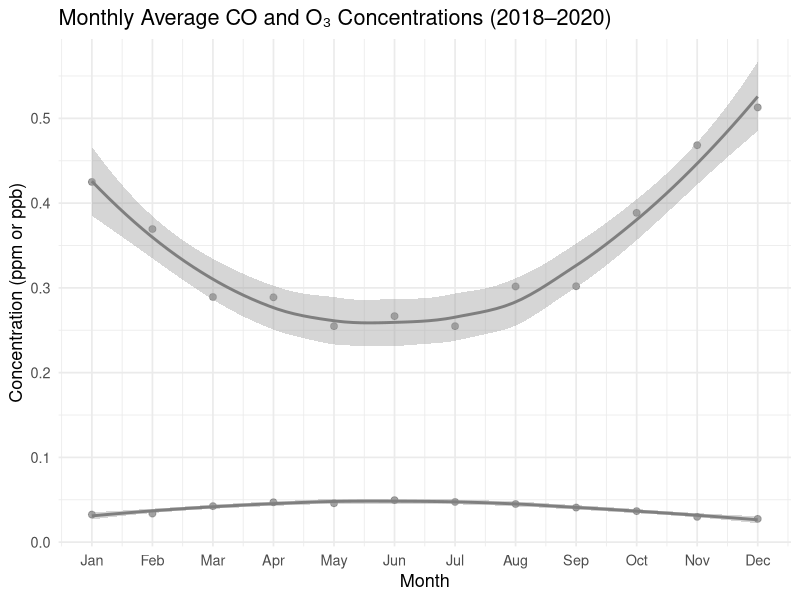
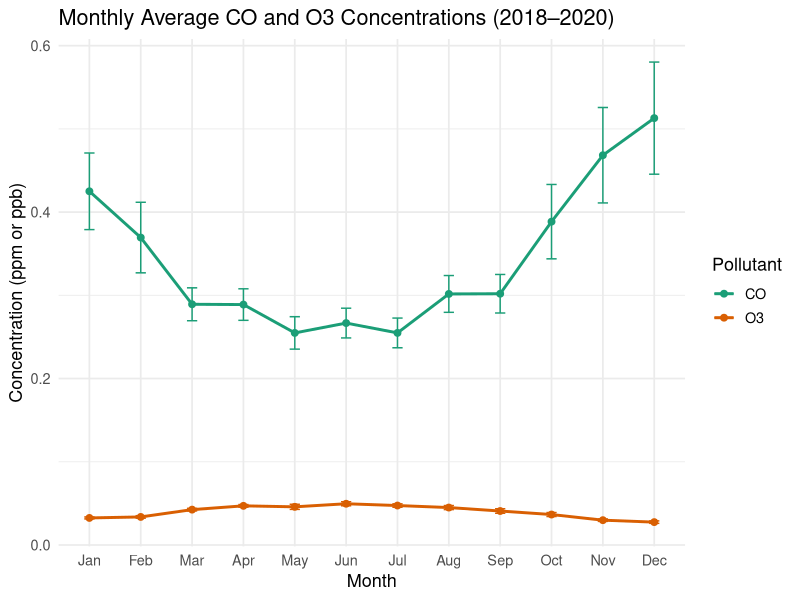
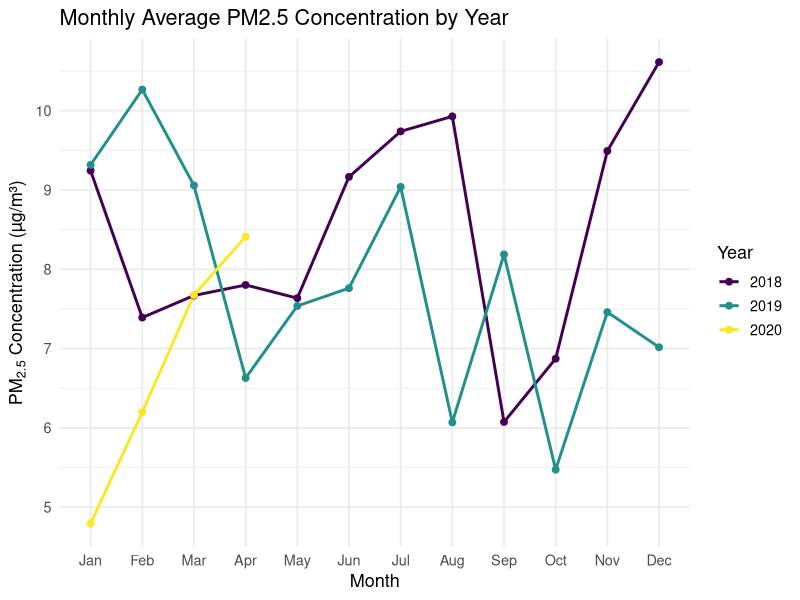

Generate these figures, in order, with R:
## ---- chunk 1
knitr::opts_chunk$set(include = FALSE)
library(dplyr)
library(tidyr)
library(stringr)
library(readr)
library(lubridate)
library(ggplot2)
## ---- chunk 2
data_2018 = read.csv("project 2 data/AQ_2018.csv")
data_2019 = read.csv("project 2 data/AQ_2019.csv")
data_2020 = read.csv("project 2 data/AQ_2020.csv")
## ---- chunk 3
clean_func = function(data) { 
  data %>% 
    # Rename pollutant concentration columns
    rename(
      co = "Daily.Max.8.hour.CO.Concentration",
      pm25 = "Daily.Mean.PM2.5.Concentration",
      o3 = "Daily.Max.8.hour.Ozone.Concentration"
    ) %>%
    # Format date variable
    mutate(
      Date = mdy(Date)      
    ) %>%
    # When pollutants are negative -> set them to 0
    mutate(                
      co = if_else(co < 0, 0, co),
      pm25 = if_else(pm25 < 0, 0, pm25),
      o3 = if_else(o3 < 0, 0, o3)
    ) %>%
    # Collapse to one row per day by taking the daily average
     group_by(Date) %>%     
    summarise(
      co = mean(co, na.rm = TRUE),
      pm25 = mean(pm25, na.rm = TRUE),
      o3 = mean(o3, na.rm = TRUE),
      .groups = "drop"
    ) %>%
    # Remove duplicates
    distinct() %>%
    # Select only important columns
    select(c(Date,co, pm25, o3))     
  }
## ---- chunk 4
clean_2018 = clean_func(data_2018)
clean_2019 = clean_func(data_2019)
clean_2020 = clean_func(data_2020)
## ---- chunk 5
all_data = bind_rows(
  clean_2018 %>% mutate(
    year = 2018,
    month = month(Date, label = TRUE)),
  clean_2019 %>% mutate(
    year = 2019,
    month = month(Date, label = TRUE)),
  clean_2020 %>% mutate(
    year = 2020,
    month = month(Date, label = TRUE))
)
## ---- chunk 6
# create month variable
monthly_avg <- all_data %>%
  group_by(month) %>%
  summarise(
    co_mean = mean(co, na.rm = TRUE),
    o3_mean = mean(o3, na.rm = TRUE),
  ) %>%
  pivot_longer(cols = c(co_mean, o3_mean), names_to = "pollutant", values_to = "value")
monthly_avg
## ---- chunk 7
ggplot(monthly_avg, aes(x = as.numeric(month), y = value, color = pollutant)) +
  geom_point(alpha = 0.7, size = 2) +
  geom_smooth(method = "loess", se = TRUE, span = 0.8, linewidth = 1) +
  scale_color_manual(values = c("co" = "#1b9e77", "o3" = "#d95f02"),
                     labels = c("CO", "O₃")) +
  scale_x_continuous(breaks = 1:12,
                     labels = month.abb) +
  labs(
    title = "Monthly Average CO and O₃ Concentrations (2018–2020)",
    x = "Month",
    y = "Concentration (ppm or ppb)",
    color = "Pollutant"
  ) +
  theme_minimal(base_size = 13) +
  theme(legend.position = "top")
## ---- chunk 8
# create month variable
monthly_avg1 <- all_data %>%
  group_by(month) %>%
  summarise(
    co_mean = mean(co, na.rm = TRUE),
    co_se   = sd(co, na.rm = TRUE) / sqrt(sum(!is.na(co))),
    o3_mean = mean(o3, na.rm = TRUE),
    o3_se   = sd(o3, na.rm = TRUE) / sqrt(sum(!is.na(o3)))
  ) %>%
  # gather long for ggplot
  tidyr::pivot_longer(cols = c(co_mean, o3_mean, co_se, o3_se),
                      names_to = c("pollutant", ".value"),
                      names_pattern = "(.*)_(mean|se)")

## ---- chunk 9
ggplot(monthly_avg1, aes(x = month, y = mean, color = pollutant, group = pollutant)) +
  geom_line(linewidth = 1) +
  geom_point(size = 2) +
  geom_errorbar(aes(ymin = mean - 1.96 * se, ymax = mean + 1.96 * se), width = 0.2) +
  scale_color_manual(values = c("co" = "#1b9e77", "o3" = "#d95f02"),
                     labels = c("CO", "O3")) +
  labs(
    title = "Monthly Average CO and O3 Concentrations (2018–2020)",
    x = "Month",
    y = "Concentration (ppm or ppb)",
    color = "Pollutant"
  ) +
  theme_minimal(base_size = 13)
## ---- chunk 10
pm_monthly <- all_data %>%
  group_by(year, month) %>%
  summarise(pm25_mean = mean(pm25, na.rm = TRUE), .groups = "drop")

ggplot(pm_monthly, aes(x = month, y = pm25_mean, color = factor(year), group = year)) +
  geom_line(linewidth = 1) +
  geom_point(size = 2) +
  scale_color_viridis_d(name = "Year") +
  labs(
    title = "Monthly Average PM2.5 Concentration by Year",
    x = "Month",
    y = expression("PM"[2.5]~"Concentration (µg/m³)")
  ) +
  theme_minimal(base_size = 13)
